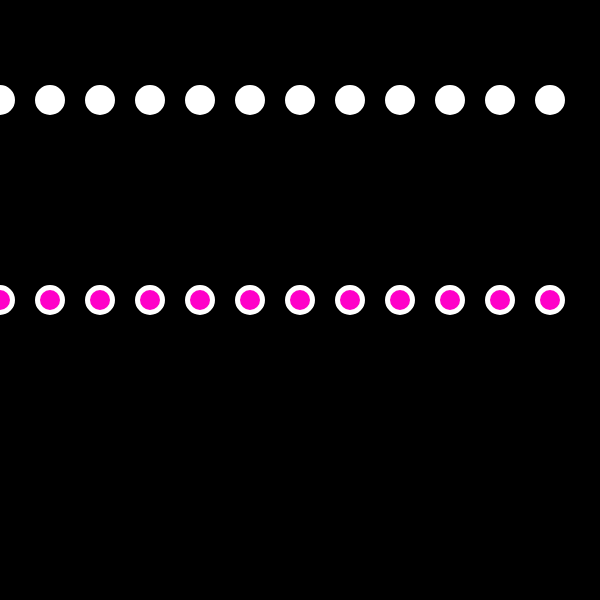
Frame 1 (no input)
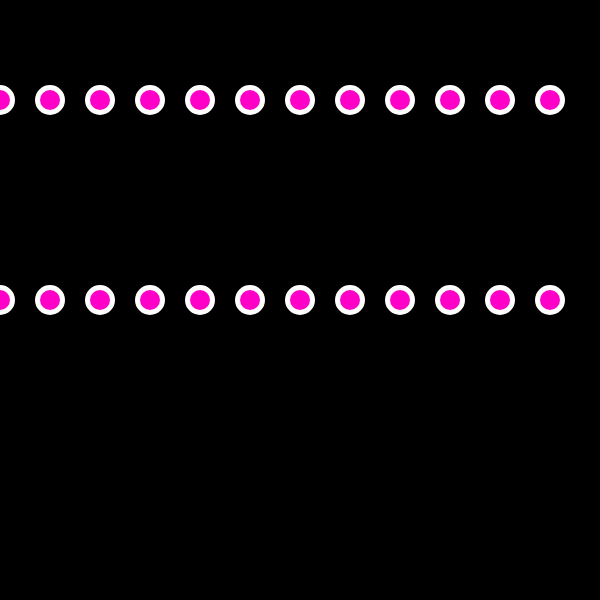
Frame 60 (no input)
Frame 120 (the mouse pressed at the canvas centre since frame 60): identical to frame 60, image omitted

The p5.js sketch that drew these frames (run headless with seeded random() and noise() and a simulated clock; from frame 60 on, the mouse is pressed at the canvas centre):

// p5.js sketch
// ── sketch.js





function setup() {
  createCanvas(600, 600)
}

function draw() {
  background(0);
  strokeWeight(5);
  stroke(255);
  
  var x = 0;
  
  while(x < width){
  ellipse(x, 100, 25, 25);
  x = x + 50;
  
  // ellipse(x, 200, 25, 25);
  // x = x + 50;
  
  // ellipse(x, 200, 25, 25);
  // x = x + 50;
  
  // ellipse(x, 200, 25, 25);
  // x = x + 50;
  
  // ellipse(x, 200, 25, 25);
  // x = x + 50;
}
for (var x = 0; x < width; x = x + 50){
  fill(255, 0, 200);
  ellipse(x, 300, 25, 25);
  //x += 50 : x = x + 50
}
}
